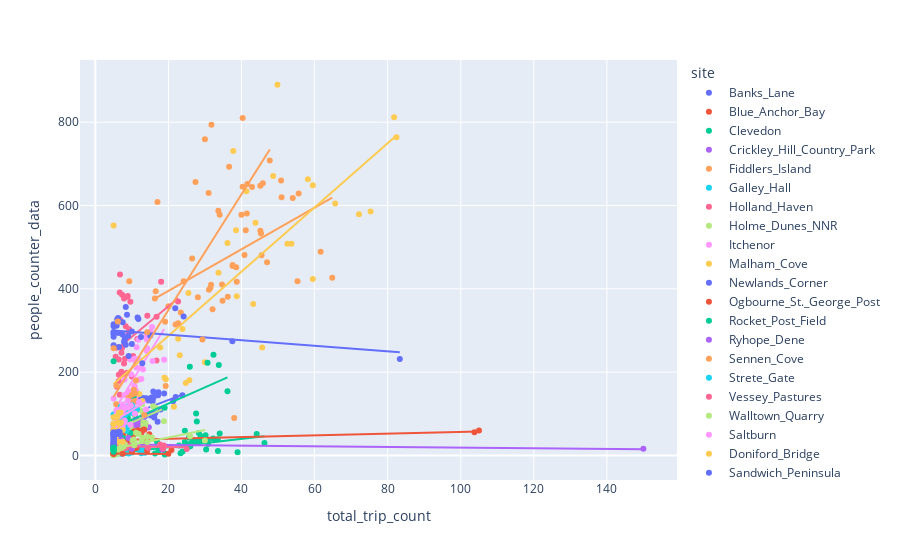

This figure's notebook cell:
### Markdown cell above
#### Univariate Regression Model

<a id='dest_5'></a>

### Code cell
# Natural England: 

df_univ_ne=df_count_ne_strava[['Date','site','people_counter_data',chsen_ftr_strava]].copy()
df_univ_ne=df_univ_ne.set_index('Date').sort_index()

# Univariate regression model between people counter-Strava
df = df_univ_ne
fig = px.scatter(df, x=chsen_ftr_strava, y="people_counter_data",\
                  color="site",trendline="ols")
fig.show()

results = px.get_trendline_results(fig)

# Store univariate regression outputs
site_values=results['site'].values

str_regrn_ne=[]
for sites in site_values:
    df_site=df[df['site']==sites]
    scaler = StandardScaler()
    df_site[["people_counter_data",chsen_ftr_strava]]=scaler.fit_transform(df_site[["people_counter_data",chsen_ftr_strava]])
    lm = pg.linear_regression(df_site[['people_counter_data']],df_site[chsen_ftr_strava])
    lm['site']=sites
    str_regrn_ne.append(lm)
    
str_regrn_ne=pd.concat(str_regrn_ne).reset_index(drop=True)

str_regrn_ne[['r2','site']].drop_duplicates().set_index('site').sort_values(by='r2',ascending=False).\
plot(kind='barh',figsize=(8,6))
